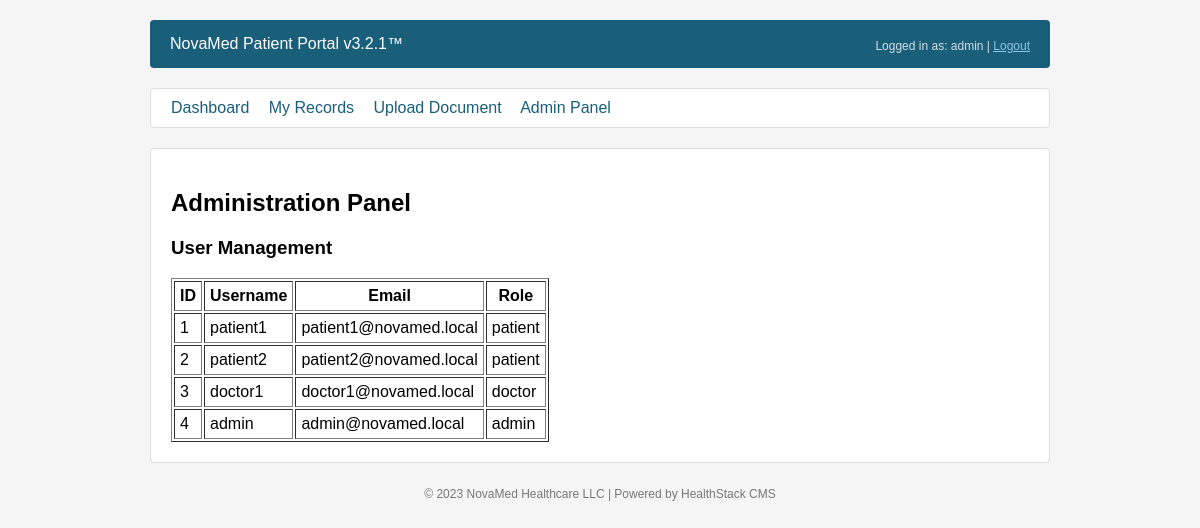
The page /?page=admin (signed in) on the database its author committed.
### tables this page shows
CREATE TABLE users (
    id INT AUTO_INCREMENT PRIMARY KEY,
    username VARCHAR(50) NOT NULL,
    password VARCHAR(64) NOT NULL,   
    email VARCHAR(100),
    role ENUM('patient', 'doctor', 'admin') DEFAULT 'patient',
    name VARCHAR(100)
);

### index.php (the view, shortened to what this page needs)
<?php
function db() {
    static $pdo;
    if (!$pdo) {
        $pdo = new PDO(
            'mysql:host=' . getenv('DB_HOST') . ';dbname=novamed',
            getenv('DB_USER'), getenv('DB_PASS')
        );
    }
    return $pdo;
}
$page = $_GET['page'] ?? 'login';
$error = '';
?>
<!DOCTYPE html>
<html lang="en">
<head>
</head>
<body>
<div class="header">
  NovaMed Patient Portal v3.2.1&trade;
  <?php if (!empty($_SESSION['user'])): ?>
  <span>Logged in as: <?= htmlspecialchars($_SESSION['user']['username']) ?> | <a href="?page=logout" style="color:#adf">Logout</a></span>
  <?php endif; ?>
</div>
<?php if (!empty($_SESSION['user'])): ?>
<div class="nav-bar">
  <nav>
    <a href="?page=dashboard">Dashboard</a>
    <a href="?page=records">My Records</a>
    <a href="?page=upload">Upload Document</a>
    <?php if (($_SESSION['user']['role'] ?? '') === 'admin'): ?>
    <a href="?page=admin">Admin Panel</a>
    <?php endif; ?>
  </nav>
</div>
<?php endif; ?>
<?php if ($page === 'login'): ?>
<div class="card">
  <h2>Patient Login</h2>
  <?php if ($error): ?><div class="error"><?= $error ?></div><?php endif; ?>
  <form method="POST" action="?page=login">
    <label>Username</label>
    <input type="text" name="username" placeholder="Enter your username" autofocus>
    <label>Password</label>
    <input type="password" name="password" placeholder="Enter your password">
    <div style="height:46px;border:1px dashed #bbb;background:#fafafa;color:#999;font-size:12px;display:flex;align-items:center;justify-content:center;margin-bottom:12px">
      reCAPTCHA unavailable - fallback mode
    </div>
    <input type="submit" value="Sign In">
  </form>
  <p style="margin-top:15px; font-size:13px; color:#666">
    Demo accounts: patient1 / pass123 | admin / admin123
  </p>
</div>
<?php elseif ($page === 'admin'): ?>
<div class="card">
  <h2>Administration Panel</h2>
  <?php if (($_SESSION['user']['role'] ?? '') !== 'admin'): ?>
  <div class="error">Access denied. Administrators only.</div>
  <?php else: ?>
  <h3>User Management</h3>
  <?php
    $users = db()->query("SELECT id, username, email, role FROM users")->fetchAll(PDO::FETCH_ASSOC);
    echo '<table border="1" cellpadding="5"><tr><th>ID</th><th>Username</th><th>Email</th><th>Role</th></tr>';
    foreach ($users as $u) {
        echo "<tr><td>{$u['id']}</td><td>" . htmlspecialchars($u['username']) . "</td><td>" . htmlspecialchars($u['email']) . "</td><td>{$u['role']}</td></tr>";
    }
    echo '</table>';
  ?>
  <?php endif; ?>
</div>
<?php endif; ?>
<footer style="margin-top:24px;color:#777;font-size:12px;text-align:center">
  &copy; 2023 NovaMed Healthcare LLC | Powered by HealthStack CMS
</footer>
</body>
</html>

### index.php (style rules this page uses)
body { font-family: Arial, sans-serif; max-width: 900px; margin: 0 auto; padding: 20px; background: #f5f5f5; }
.header { background: #1a5f7a; color: white; padding: 15px 20px; border-radius: 4px; margin-bottom: 20px; }
.header span { font-size: 12px; opacity: 0.8; float: right; margin-top: 4px; }
.card { background: white; border: 1px solid #ddd; border-radius: 4px; padding: 20px; margin-bottom: 15px; }
nav a { margin-right: 15px; color: #1a5f7a; text-decoration: none; }
.nav-bar { background: white; border: 1px solid #ddd; padding: 10px 20px; border-radius: 4px; margin-bottom: 20px; }

### rows shown on the page
users: id "1", username "patient1", email "patient1@novamed.local", role "patient"
users: id "2", username "patient2", email "patient2@novamed.local", role "patient"
users: id "3", username "doctor1", email "doctor1@novamed.local", role "doctor"
users: id "4", username "admin", email "admin@novamed.local", role "admin"

### other values the page prints
$_SESSION['user']['username'] "admin"
